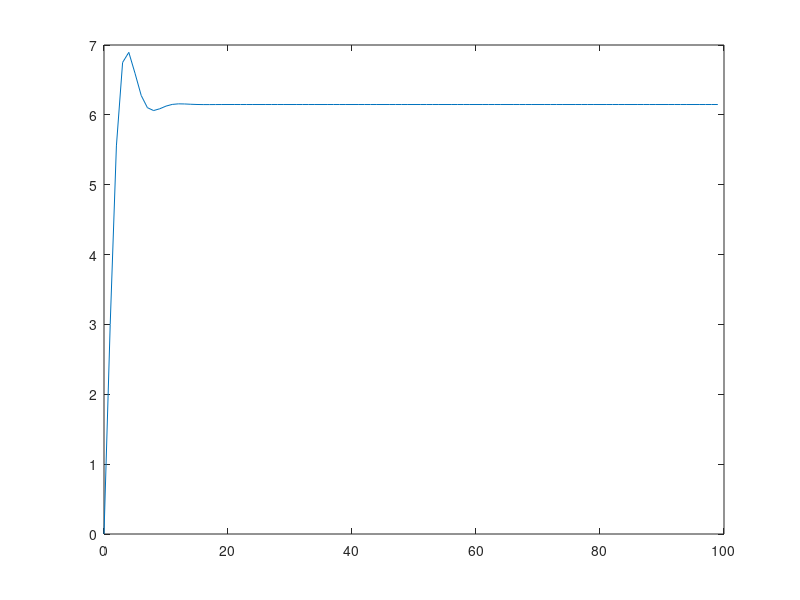

The MATLAB source for this figure: (Note: this script raises an error after producing the figure.)
clc
clear
%% System and get the input and output of the system
A = 0.5*randn(2,2);%System matrices
B = [1;2];
C = [1,1];
D = [0];
%load system A B C D
sys = ss(A,B,C,D,-1);%state space model
input_min = 0.8;
input_max = 1.2;
K=100;
figure;

%u = input_min(1)+ (input_max(1)-input_min(1))*rand(1,K);

u = ones(1,K);% input sequence
x0=[];%initial state
[y,t,x]=lsim(sys,u,[],x0);%simulation of linear system to get output, time, state
y = y';%transpose output
plot(t,y) % draw pic for output
%save system A B C D
%% Get the input and output data to train neural network
du = 0; %set the delay of input
dy = 1; %set the delay of output, normally it is the order of the system to be modeled
%y(k) = f(u(k),..u(k-du))
for n = 1:1:length(u)-du %get the input data of system input to be trained
    u_input_temp = u(:,n);
    for k = n+1:1:n+du
    u_input_temp = [u_input_temp;u(:,k)];
    end
    u_input(:,n) = u_input_temp;
end
%y(k) = f(y(k-1),..y(k-dy))
for n = 1:1:length(y)-dy %get the input data of system output to be trained
    y_input_temp = y(:,n);
    for k = n+1:1:n+dy-1
    y_input_temp = [y_input_temp;y(:,k)];
    end
    y_input(:,n) = y_input_temp;
end

dsize = length(u_input)-length(y_input);

if dsize > 0
    u_input = u_input(:,dsize+1:length(u_input));
elseif dsize < 0
    y_input = y_input(:,dsize+1:length(y_input));
end
    
input = [u_input;y_input]; %get the input data to be trained for neural network
output = y(:,dy+1:length(y)); %get the output data to be trained for neural network

%% Train neural network
num_neuron = [5,1];
activefun = {'tansig','purelin'};
net=newff(minmax(input),num_neuron,activefun,'trainlm'); %intialize network
%net=newff(minmax(input),[5 5 2],{'poslin','poslin','purelin'}','trainlm');

net.trainParam.epochs=100;
net.trainParam.lr=0.01;
net.trainParam.goal=0.00001;
net=train(net,input,output);

network.weight{1} = net.IW{1}; %get the weight from net for computing reachable set
network.bias{1} = net.b{1};  %get the bias from net for computing reachable set

for i = 2:1:length(net.IW)
    network.weight{i} = net.LW{i,i-1};
    network.bias{i} = net.b{i};
end

network.activeType = activefun;

save data network net

input_min = 0.8;
input_max = 1.2;
K=50;
figure;
for n=1:1:20
    n
    input_sequence = input_min(1)+ (input_max(1)-input_min(1))*rand(1,K);
    [y,t,x]=lsim(sys,input_sequence,[],x0);
    y = y';%transpose output
    plot(t,y)
    hold on
end
